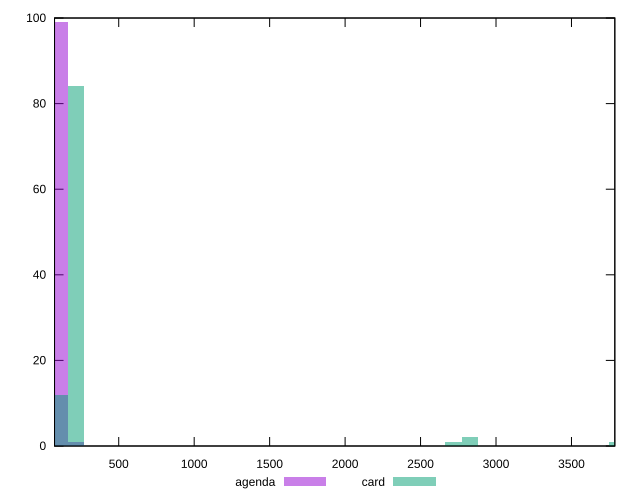

Reproduce this figure in gnuplot.
reset

$agenda <<EOF
217.39950337563798 1
108.69975168781899 99
EOF

$card <<EOF
3804.4913090736645 1
217.39950337563798 84
108.69975168781899 12
2826.193543883294 2
2717.4937921954747 1
EOF

set key outside below
set boxwidth 108.69975168781899
set xrange [74.642:3787.246]
set yrange [0:100]
set trange [0:100]
set style fill transparent solid 0.5 noborder
set terminal svg size 640, 500 enhanced background rgb 'white'
set output "reports/report_00031_2021-02-24T23-18-18.084Z/server-response-time/comparison/histogram/1_vs_2.svg"

plot $agenda title "agenda" with boxes, \
     $card title "card" with boxes

reset
